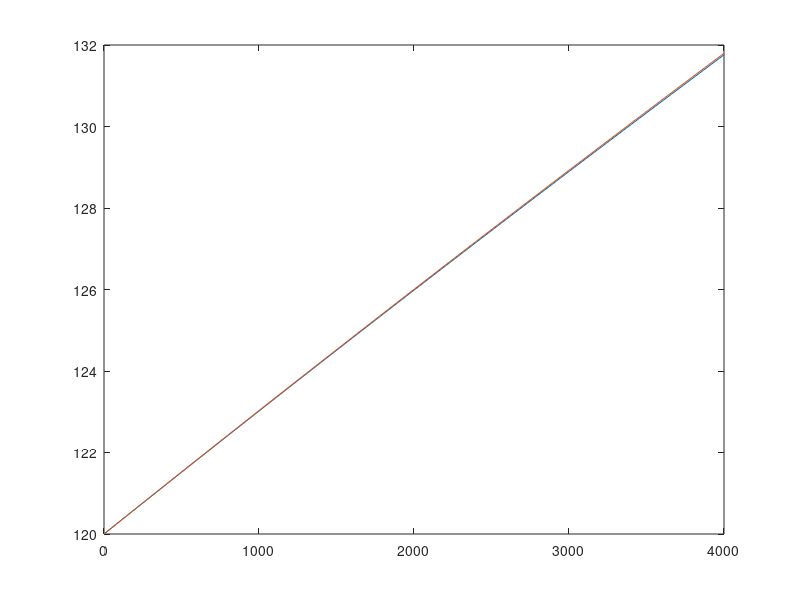

The MATLAB script that drew this image:
function ThermalCalc()
clc;
close all;
pipe = GetPipe();

x = 0:200:pipe.L;

% Основной расчет
Tx = CalcShukhov2(120, 291, 35, x, pipe);
Tx2 = CalcEuler(120, 291, 35, x, pipe);


plot(x, Tx, x, Tx2);
end

function lambdatr = lambda_altshul(Re, Eps)

lambdatr=0.11*(Eps+68/Re)^(1/4);

end

function Tx =CalcEuler(Tfluid_in, Touter, G, x, pipe)

S = pi * pipe.din^2 / 4;
v=G/(pipe.density*S);
Eps=0.015/pipe.din;

Re=v*pipe.din/pipe.Ny;
lambdatr=lambda_altshul(Re, Eps);

Tx(1)=Tfluid_in;
n=length(x);

for i=1:n-1
    t = Tx(i);
    q = pipe.k * (t-Touter);
    f=(-(4*q)/(pipe.din*pipe.density*pipe.c*v))+((lambdatr*v)/(2*pipe.din*pipe.c));
    dx = x(i+1) - x(i);

    Tx(i+1)=t+dx*f;
  
end
end

% Выполнить расчет по формуле Шухова (без трения)
function Tx = CalcShukhov(Tfluid_in, Touter, G, x, pipe)

a=(pipe.k*pi*pipe.douter*pipe.L)/(G*pipe.c);
Tx=Touter+(Tfluid_in-Touter)*exp(-a*x/pipe.L);

end

%По Лурье с учетом трения
function Tx = CalcShukhov2(Tfluid_in, Touter, G, x, pipe)

S = pi * pipe.din^2 / 4;
v=G/(pipe.density*S);
Eps=0.015/pipe.din;

Re=v*pipe.din/pipe.Ny;
lambdatr=lambda_altshul(Re, Eps);
u=(lambdatr*pipe.density*v^3)/(8*pipe.k);
a=(pi*pipe.k*pipe.din)/(G*pipe.c);

Tx=Touter+u+(Tfluid_in-Touter-u)*exp(-a*x);


end

% Сформировать параметры трубы
function pipe = GetPipe()
pipe.diz=0.616; % внешний диаметр изоляции
pipe.L=4000; % длина

pipe.c=2483; % теплоемкость
pipe.din=0.498; % внутренний диаметр
pipe.douter=0.508; % внешний диаметр

pipe.lambda=0.00499; % коэффициент теплопроводности

pipe.k=(2*pipe.lambda)/(pipe.douter*log(pipe.douter/pipe.din)); % коэффициент теплопередачи

pipe.density = 419; % плотность спг
pipe.Eta=0.00002;% динамическая вязкость
pipe.Ny=pipe.Eta/pipe.density; %кинематическая вязкость

end